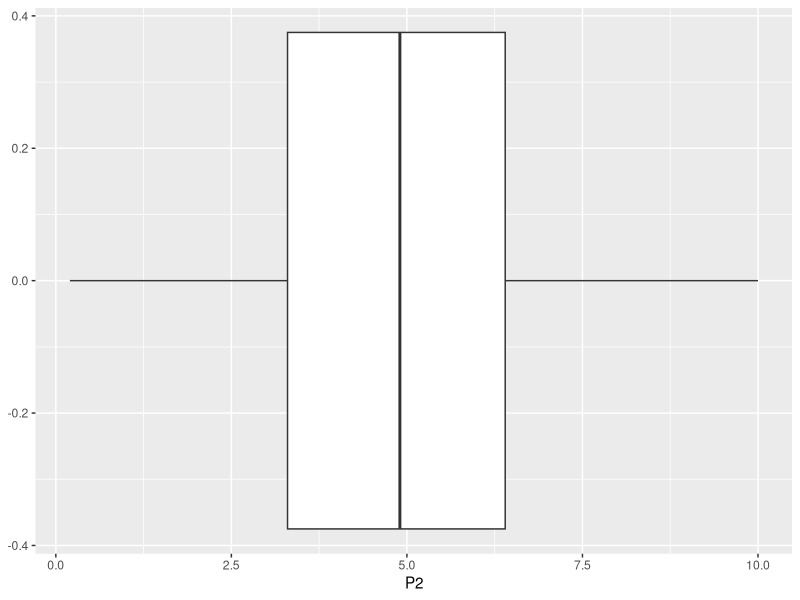

This chart was generated by the following R code: (Note: this script raises an error after producing the figure.)
# Setup -------------------------------------------------------------------
rm(list = ls())

library(readr)
library(readxl)

# Importacao arquivo texto
tabela.alunos = read_csv("databases/Modulo4_AlunosNotas.csv", 
                                col_types = cols(X1 = col_integer()))
head(tabela.alunos)

# Importacao arquivo xls
tabela.alunos.Info = read_excel("databases/Modulo4_AlunosInfo.xlsx")
head(tabela.alunos.Info)

# informa qual as abas da planilha
readxl::excel_sheets("databases/Modulo4_AlunosInfo.xlsx")


# Summary do banco de dados
summary(tabela.alunos)
summary(tabela.alunos.Info)

library(ggplot2)

ggplot(tabela.alunos) + 
  geom_boxplot(mapping = aes(x=P2))


# arrange -----------------------------------------------------------------
library(dplyr)
head(tabela.alunos)

tabela.alunos.ordenado = arrange(tabela.alunos, desc(P1), P2)



# Mutate ------------------------------------------------------------------

tabela.alunos.comMF = mutate(tabela.alunos, MF = 0.1*TR + 0.2*LT + 0.3*P1 + 0.4*P2)

tabela.alunos %>% 
  mutate(MF = 0.1*TR + 0.2*LT + 0.3*P1 + 0.4*P2) %>% 
  arrange(MF) %>% 
  mutate(DELTA = MF - lag(MF))



# SELECT ------------------------------------------------------------------

select(tabela.alunos.comMF, id, MF)



# Filter ------------------------------------------------------------------

tbl.aprovados <- filter(tabela.alunos.comMF, MF >= 6)
tbl.reprovados <- filter(tabela.alunos.comMF, MF < 6)

tbl.aprovados <- filter(tabela.alunos.comMF, MF >= 6)
tbl.aprovados2 <- select(tbl.aprovados, id, MF)

tabela.alunos.comMF %>% filter(MF >=6) %>% select(id, MF)

filter(tabela.alunos.comMF, MF >= 6 | MF <7)

# exercicio --------------------------------------------------------------- A
# soma total de todas as provas para cada aluno.
# 2 Calcule a media de cada
# aluno, sabendo que os pesos s~ao: TR = 0:1, LT = 0:2, P1 = 0:3 e P2 = 0:4 3
# Selecione apenas as colunas Id e as Media. 4 A partir do resultado anterior,
# ordene os dados do melhor aluno para o pior aluno.


mutate(tabela.alunos, soma=TR+LT+P1+P2)

tbl <- mutate(tabela.alunos, MF=0.1*TR+0.2*LT+0.3*P1+0.4*P2)
tbl <- select(tbl, id, MF)
tbl <- arrange(tbl, desc(MF))


# summarize() -------------------------------------------------------------

AlunosNotas = mutate(tabela.alunos.comMF, AcimaDeSeis = MF > 6)


AlunosNotas.grouped = group_by(AlunosNotas, AcimaDeSeis)

AlunosNotas.summarise = summarise(AlunosNotas.grouped,
                                  P1_avg = mean(P1),
                                  P2_avg = mean(P2),
                                  TotalAlunos = n())
AlunosNotas.summarise



# inner join --------------------------------------------------------------


tabela.alunos.comMF

tabela.alunos.Info


tabela.Completa = inner_join(tabela.alunos.comMF, tabela.alunos.Info, by=c("id"="Codigo"))




# Pivot -------------------------------------------------------------------
library(tidyr)

tbl.longer = pivot_longer(tabela.alunos, cols = c("TR", "LT", "P1", "P2"),
             names_to = "Avaliacao",
             values_to = "Nota")



# exercicio ---------------------------------------------------------------

# Utilizando os dados presente em \Modulo4 AlunosNotas.csv" e em \Modulo4
# AlunosInfo.xlsx" determine: 1 Construa um banco de dados com as informacoes
# dos dois arquivos. 2 Para o banco de dados completo, calcule a media de cada
# aluno, sabendo que os pesos s~ao: TR = 0:1, LT = 0:2, P1 = 0:3 e P2 = 0:4 3
# determine quem s~ao os alunos com media final calculada mas que nao tem
# telefone de contato.


tbl.final = inner_join(tabela.alunos.comMF, tabela.alunos.Info,
           by=c("id" = "Codigo"))

filter(tbl.final, is.na(Telefone))

filter(tbl.final, !is.na(Telefone))


# Wider -------------------------------------------------------------------

tbl.longer

pivot_wider(tbl.longer, id_cols = c("X1", "id"),
            names_from = "Avaliacao",
            values_from = "Nota"
            )

# Gravando arquivo --------------------------------------------------------
library(readr)

write_csv(x = tabela.Completa,
          file = "./dev/ArquivoTesteAlunosNota.csv")

write_excel_csv(x = tabela.Completa,
                file = "./dev/ArquivoTesteAlunosNotaForExcel.csv",
                delim = ";")







